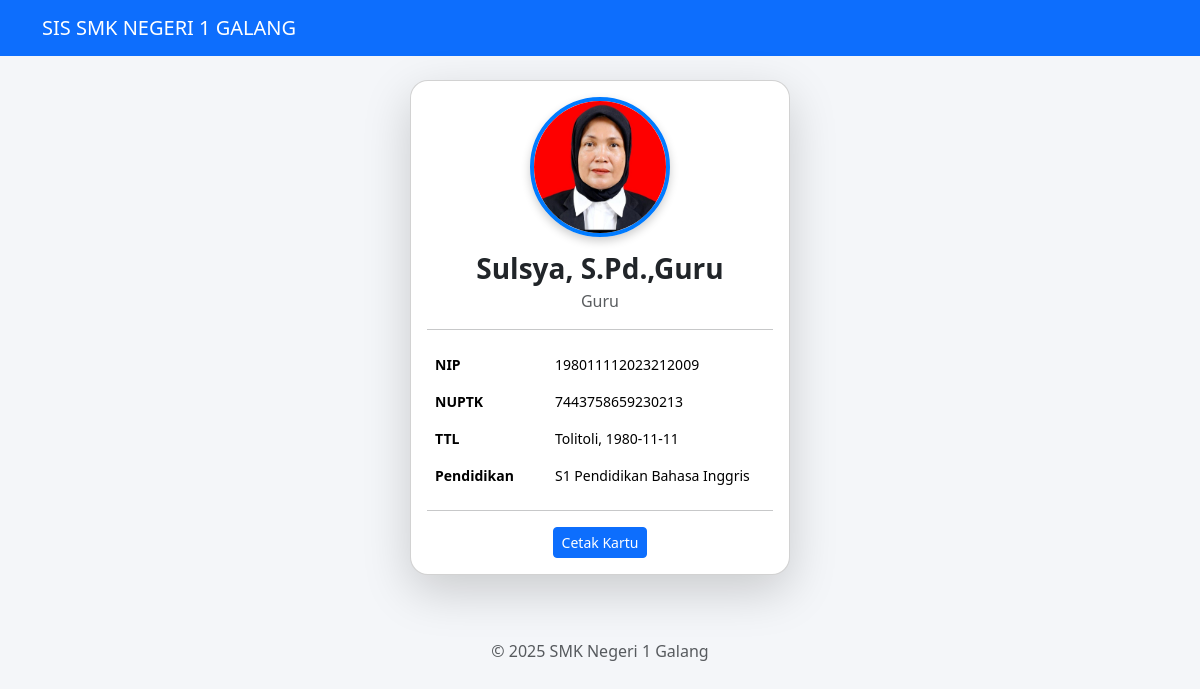
/guru/kartu/2, run on the app's committed database.
### tables this page shows
CREATE TABLE guru (
                    id INTEGER PRIMARY KEY AUTOINCREMENT,
                    nama TEXT,
                    nip TEXT,
                    tempat_lahir TEXT,
                    tanggal_lahir TEXT,
                    agama TEXT,
                    jabatan TEXT,
                    nuptk TEXT,
                    sk_pertama TEXT,         -- Sumber tanggal
                    sk_terakhir TEXT,        -- Sumber tanggal
                    pendidikan TEXT,
                    mk_gol_tahun INTEGER,    -- Hasil perhitungan
                    mk_gol_bulan INTEGER,    -- Hasil perhitungan
                    mk_total_tahun INTEGER,  -- Hasil perhitungan
                    mk_total_bulan INTEGER,  -- Hasil perhitungan
                    sisa_mk_tahun INTEGER,   -- Hasil perhitungan
                    sisa_mk_bulan INTEGER,   -- Hasil perhitungan
                    foto TEXT
                );

### app.py (the view)
@bp.route("/kartu/<int:id>")
def guru_kartu(id):
    guru = query_db("SELECT * FROM guru WHERE id=?", (id,), one=True)
    if not guru:
        flash("Data guru tidak ditemukan.", "warning")
        return redirect(url_for("guru.guru_index"))
    mk_total_tahun, mk_total_bulan = hitung_selisih_tahun_bulan(guru["sk_pertama"])
    mk_gol_tahun, mk_gol_bulan = hitung_selisih_tahun_bulan(guru["sk_terakhir"])
    sisa_tahun, sisa_bulan = hitung_sisa_masa_kerja(guru["tanggal_lahir"])
    guru = dict(guru)
    guru["mk_total_tahun"] = mk_total_tahun
    guru["mk_total_bulan"] = mk_total_bulan
    guru["mk_gol_tahun"] = mk_gol_tahun
    guru["mk_gol_bulan"] = mk_gol_bulan
    guru["sisa_mk_tahun"] = sisa_tahun
    guru["sisa_mk_bulan"] = sisa_bulan
    return render_template("guru/kartu.html", guru=guru)

### app.py (called while the page is built)
def hitung_selisih_tahun_bulan(tanggal_awal):
    if not tanggal_awal:
        return (0, 0)
    try:
        t_mulai = datetime.strptime(str(tanggal_awal), "%Y-%m-%d")
    except:
        return (0, 0)
    sekarang = datetime.today()
    r = relativedelta(sekarang, t_mulai)
    return (r.years, r.months)

def hitung_sisa_masa_kerja(tanggal_lahir):
    if not tanggal_lahir:
        return (0, 0)
    try:
        lahir = datetime.strptime(str(tanggal_lahir), "%Y-%m-%d")
    except:
        return (0, 0)
    pensiun = lahir.replace(year=lahir.year + 60)
    sekarang = datetime.today()
    if pensiun < sekarang:
        return (0, 0)
    r = relativedelta(pensiun, sekarang)
    return (r.years, r.months)

def get_db():
    conn = sqlite3.connect(DB_PATH, timeout=5)
    conn.row_factory = sqlite3.Row
    return conn

def query_db(query, args=(), one=False):
    conn = get_db()
    cur = conn.execute(query, args)
    rv = cur.fetchall()
    conn.commit()
    conn.close()
    return (rv[0] if rv else None) if one else rv

### templates/guru/kartu.html (shortened to what this page needs)
{% extends "layout.html" %}
{% block content %}
<div class="d-flex justify-content-center">
    <div class="card shadow-lg" style="width: 380px; border-radius: 18px;">
        <div class="card-body text-center">
            <div style="margin-bottom: 15px;">
                {% if guru.foto %}
                <img src="{{ url_for('static', filename='uploads_guru/' ~ guru.foto) }}"
                     class="foto-guru">
                {% else %}
                <img src="{{ url_for('static', filename='noimage.png') }}"
                     class="foto-guru">
                {% endif %}
            </div>
            <h3 class="fw-bold">{{ guru.nama }}</h3>
            <p class="text-muted" style="margin-top:-5px;">
                {{ guru.jabatan }}
            </p>
            <hr>
            <table class="table table-borderless text-start small">
                <tr><th width="120">NIP</th><td>{{ guru.nip }}</td></tr>
                <tr><th>NUPTK</th><td>{{ guru.nuptk }}</td></tr>
                <tr><th>TTL</th><td>{{ guru.tempat_lahir }}, {{ guru.tanggal_lahir }}</td></tr>
                <tr><th>Pendidikan</th><td>{{ guru.pendidikan }}</td></tr>
            </table>
            <hr>
            <div class="text-center">
                <button onclick="window.print()" class="btn btn-primary btn-sm">
                     Cetak Kartu
                </button>
            </div>
        </div>
    </div>
</div>
{% endblock %}

### templates/guru/kartu.html (style rules this page uses)
.foto-guru { width: 140px; height: 140px; border-radius: 50%; object-fit: cover; border: 4px solid #007bff; box-shadow: 0 4px 10px rgba(0,0,0,0.2); }

### data on the page
guru: foto (picture), nama "Sulsya, S.Pd.,Guru", jabatan "Guru", nip "198011112023212009", nuptk "7443758659230213", tempat_lahir "Tolitoli", tanggal_lahir "1980-11-11", pendidikan "S1 Pendidikan Bahasa Inggris"

### other printed values
{{ 2025 }} "2025"
